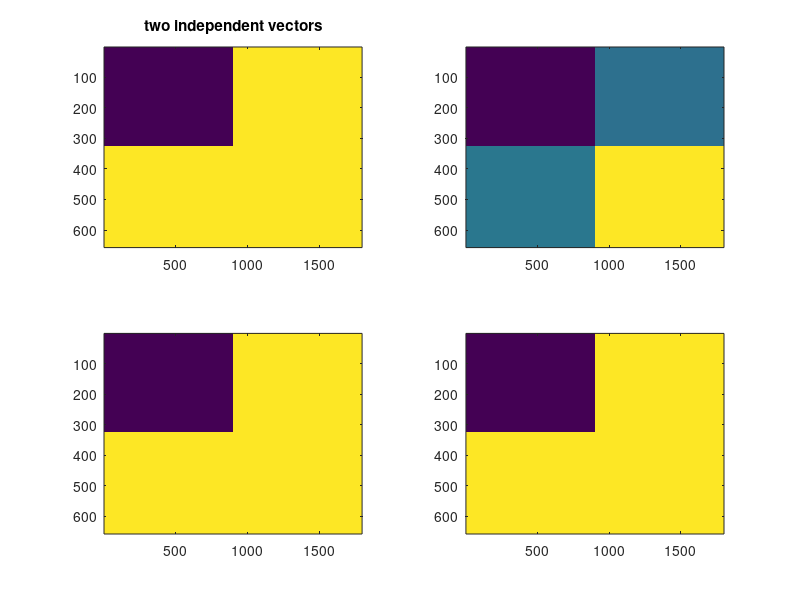
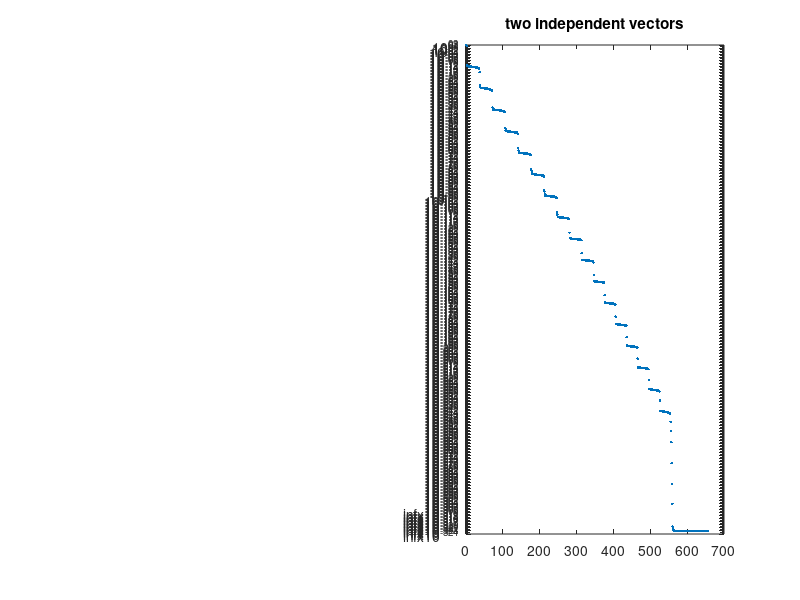

MATLAB code to generate these figures, in order:
X = ones(657,1800);
X(1:323,1:900) = 0;

figure(1)
subplot(2,2,1)
imagesc(X)
title('two independent vectors');

[U,S,V] = svd(X);

% Informaiton contained in major singular values
figure(2)
subplot(1,2,2)
semilogy(diag(S),'.')
title('two independent vectors');


% truncated svd
r = [1 2 3];
for ii=1:length(r)
    Xapprox = U(:,1:r(ii))*S(1:r(ii),1:r(ii))*V(:,1:r(ii))';
    figure(1); subplot(2,2,ii+1);
    imagesc(Xapprox);
end